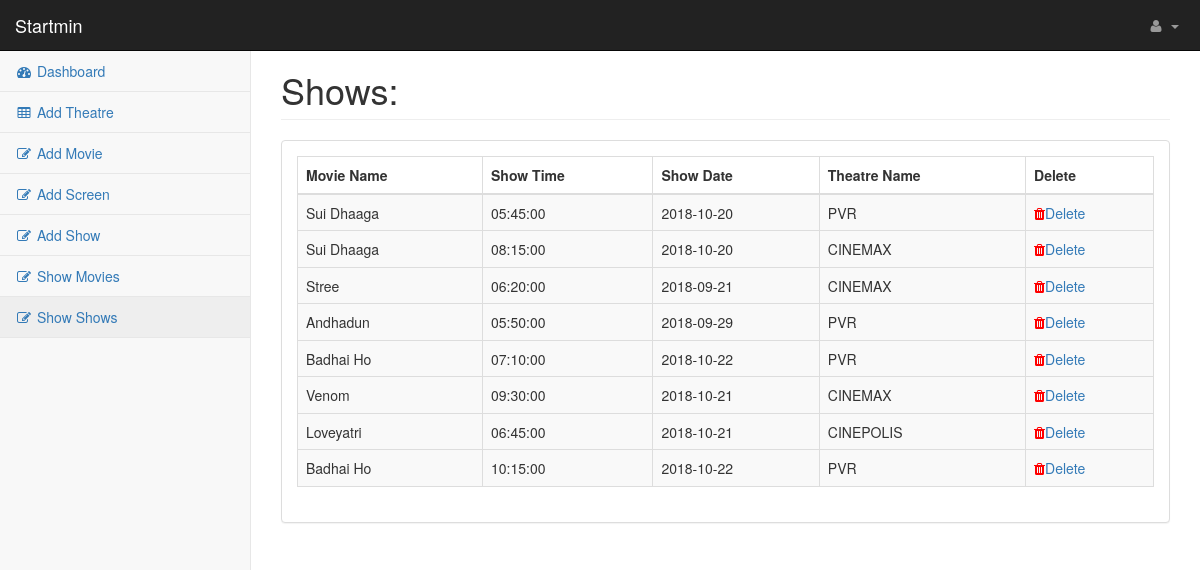
/startmin-master/pages/showshows.php, run on the app's committed database.
### tables this page shows
CREATE TABLE `shows` (
  `show_id` int(11) NOT NULL,
  `show_time` time NOT NULL,
  `show_date` date NOT NULL,
  `movie_id` int(11) NOT NULL,
  `screen_id` int(11) NOT NULL,
  `theatre_id` int(11) NOT NULL,
  `price` int(11) NOT NULL,
  `is_deleted` int(11) NOT NULL DEFAULT '0'
);

CREATE TABLE `movie` (
  `movie_id` int(11) NOT NULL,
  `movie_name` varchar(255) NOT NULL,
  `release_date` varchar(255) NOT NULL,
  `certification` varchar(255) NOT NULL,
  `genre` varchar(255) NOT NULL,
  `format` varchar(255) NOT NULL,
  `duration` varchar(255) NOT NULL,
  `director` varchar(255) NOT NULL,
  `cast` varchar(255) NOT NULL,
  `language` varchar(255) NOT NULL,
  `users_rating` float NOT NULL,
  `critics_rating` float NOT NULL,
  `img_extension` varchar(255) NOT NULL,
  `movie_link` varchar(255) NOT NULL,
  `movie_desc` varchar(255) NOT NULL,
  `is_deleted` int(11) NOT NULL DEFAULT '0'
);

CREATE TABLE `theatre` (
  `theatre_id` int(11) NOT NULL,
  `theatre_name` varchar(255) NOT NULL,
  `theatre_city` varchar(255) NOT NULL,
  `theatre_loc` varchar(255) NOT NULL,
  `no_of_screens` int(11) NOT NULL
);

### startmin-master/pages/showshows.php (the view, shortened to what this page needs)
<!DOCTYPE html>
<html lang="en">
    <head>
        <link href="../css/bootstrap.min.css" rel="stylesheet">
        <link href="../css/metisMenu.min.css" rel="stylesheet">
        <link href="../css/dataTables/dataTables.bootstrap.css" rel="stylesheet">
        <link href="../css/dataTables/dataTables.responsive.css" rel="stylesheet">
        <link href="../css/startmin.css" rel="stylesheet">
        <link href="../css/font-awesome.min.css" rel="stylesheet" type="text/css">
    </head>
    <body>
        <div id="wrapper">
            <?php require_once("navbarsidebar.php");?>
            <div id="page-wrapper">
                <div class="row">
                    <div class="col-lg-12">
                        <h1 class="page-header">Shows:</h1>
                    </div>
                </div>
                <div class="row">
                    <div class="col-lg-12">
                        <div class="panel panel-default">
                            <div class="panel-body">
                                <div class="dataTable_wrapper">
                                    <table class="table table-striped table-bordered table-hover" id="movieTable">
                                        <thead>
                                            <tr>
                                                <th>Movie Name</th>
                                                <th>Show Time</th>
                                                <th>Show Date</th>
                                                <th>Theatre Name</th>
                                                <th>Delete</th>
                                            </tr>
                                        </thead>
                                        <tbody>
                                            <?php
                                            require_once("../../pages/includes/functions.php");
                                            $query="select shows.show_id,movie.movie_name,shows.show_time,shows.show_date,theatre.theatre_name from movie,shows,theatre where shows.is_deleted=0 and shows.movie_id=movie.movie_id and shows.theatre_id=theatre.theatre_id";
                                            $result=mysqli_query($connection,$query);
                                            while($row=mysqli_fetch_assoc($result)){
                                                echo"<tr>";
                                                    echo"<td>".$row['movie_name']."</td>";
                                                    echo"<td>".$row['show_time']."</td>";
                                                    echo"<td>".$row['show_date']."</td>";
                                                    echo"<td>".$row['theatre_name']."</td>";
                                                    echo"<td><a href='deleteshow.php?id=".$row['show_id']."' class='' id='".$row['show_id']."'><i class='fa fa-trash' style='color:red'></i>Delete</a></td>";
                                                echo"<tr>";
                                            }
                                            ?>
                                        </tbody>
                                    </table>
                                </div>
                            </div>
                        </div>
                    </div>
                </div>
            </div>
        </div>
    </body>
</html>

### startmin-master/css/startmin.css (style rules this page uses)
body { background-color: #f8f8f8; }
#wrapper { width: 100%; }
#page-wrapper { padding: 30px 15px 0 15px; min-height: 568px; background-color: #fff; }
@media (min-width:768px) { #page-wrapper { position: inherit; margin-left: 250px; padding: 30px 30px 0 30px; border-left: 1px solid #e7e7e7; } }

### data on the page
shows: movie.movie_name "Sui Dhaaga", show_time "05:45:00", show_date "2018-10-20", theatre.theatre_name "PVR"
shows: movie.movie_name "Sui Dhaaga", show_time "08:15:00", show_date "2018-10-20", theatre.theatre_name "CINEMAX"
shows: movie.movie_name "Stree", show_time "06:20:00", show_date "2018-09-21", theatre.theatre_name "CINEMAX"
shows: movie.movie_name "Andhadun", show_time "05:50:00", show_date "2018-09-29", theatre.theatre_name "PVR"
shows: movie.movie_name "Badhai Ho", show_time "07:10:00", show_date "2018-10-22", theatre.theatre_name "PVR"
shows: movie.movie_name "Venom", show_time "09:30:00", show_date "2018-10-21", theatre.theatre_name "CINEMAX"
shows: movie.movie_name "Loveyatri", show_time "06:45:00", show_date "2018-10-21", theatre.theatre_name "CINEPOLIS"
shows: movie.movie_name "Badhai Ho", show_time "10:15:00", show_date "2018-10-22", theatre.theatre_name "PVR"
